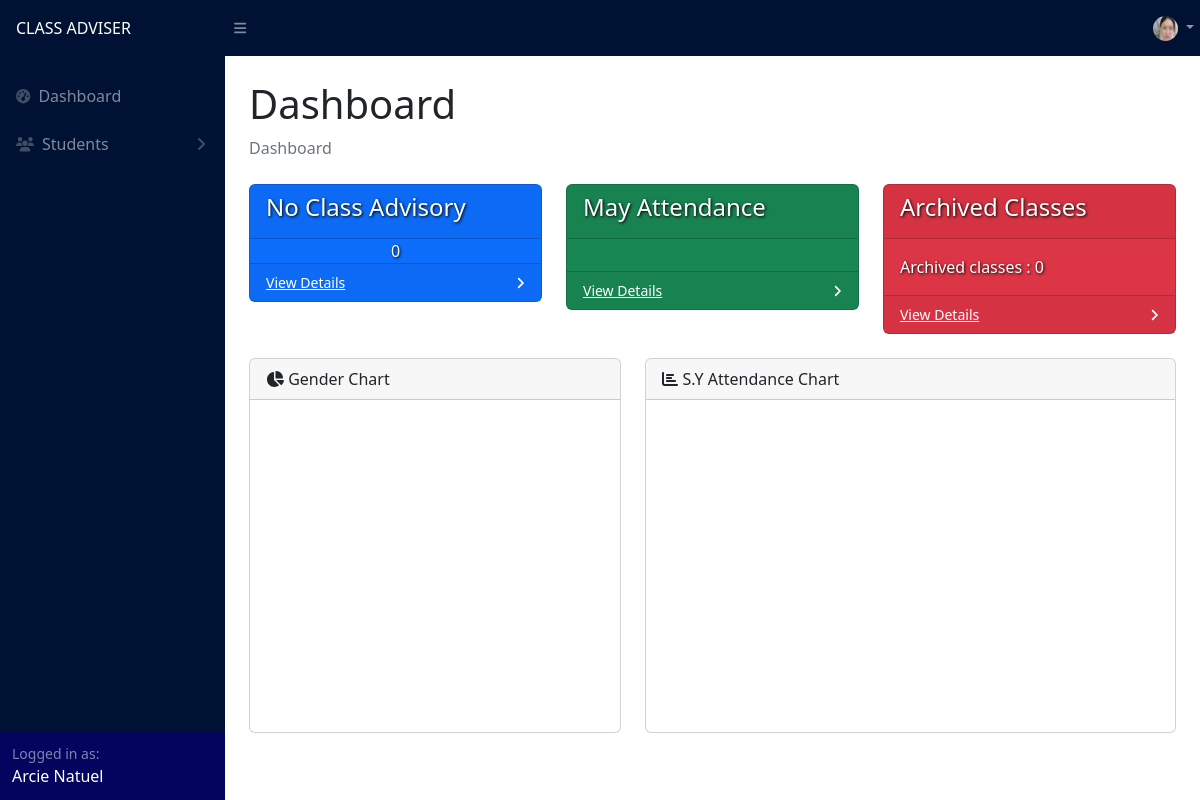
Before: /adviser/dashboard.php (signed in) with the older database file.
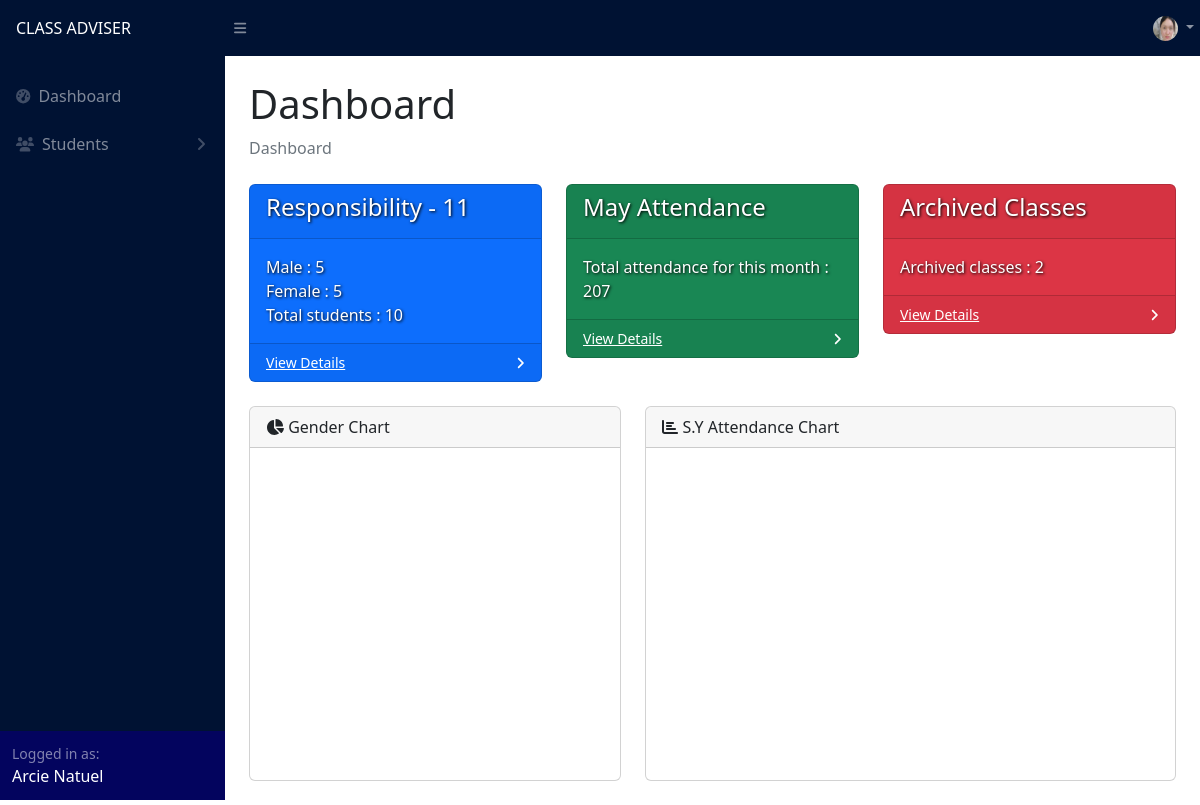
After: the same page with the newer database file.
### tables this page shows
CREATE TABLE `section` (
  `id` int(11) NOT NULL,
  `name` varchar(255) NOT NULL,
  `track` varchar(255) NOT NULL,
  `strand` varchar(255) NOT NULL,
  `grade` int(255) NOT NULL,
  `adviser_id` int(11) NOT NULL,
  `adviser` varchar(255) NOT NULL,
  `school_year_id` int(11) NOT NULL,
  `school_year` varchar(255) NOT NULL,
  `is_archived` tinyint(4) NOT NULL
);

### adviser/dashboard.php (the view, shortened to what the changed rows need)
<?php
include("../config.php");
?>
<!DOCTYPE html>
<html lang="en">
<head>
    <link href="https://cdn.jsdelivr.net/npm/simple-datatables@7.1.2/dist/style.min.css" rel="stylesheet" />
    <link href="../css/styles.css" rel="stylesheet" />
    <link rel="stylesheet" href="https://cdn.jsdelivr.net/npm/bootstrap-icons@1.3.0/font/bootstrap-icons.css">
</head>
<body class="sb-nav-fixed">
    <?php include("navigation.php") ?>
    <div id="layoutSidenav_content">
        <main>
            <div class="container-fluid px-4">
                <h1 class="mt-4">Dashboard</h1>
                <div class="row">
                    <?php
                    $id = $_SESSION['id'];
                    $advised = "SELECT * FROM user WHERE id = '$id'";
                    $advisedResult = $conn->query($advised);
                    $advisedRow = $advisedResult->fetch_assoc();
                    $sy = "SELECT * FROM school_year WHERE is_archived = 0";
                    $syResult = $conn->query($sy);
                    if ($syResult->num_rows > 0) {
                        $syRow = $syResult->fetch_assoc();
                        $school_year_id = $syRow['id'];
                    }
                    if ($advisedRow['section'] != "") {
                    ?>
                        <div class="col-xl-4 col-md-6">
                            <div class="card bg-primary text-white mb-4">
                                <div class="card-header">
                                    <h4 style="text-shadow: 1px 1px 3px black;">
                                        <?php
                                        $section = "SELECT * FROM section WHERE adviser_id = '$id' AND is_archived = 0 AND school_year_id = '$school_year_id'";
                                        $sectionResult = $conn->query($section);
                                        $sectionRow = $sectionResult->fetch_assoc();
                                        $sectionName = $sectionRow['name'];
                                        echo $sectionRow['name'] . " - " . $sectionRow['grade'];
                                        ?>
                                    </h4>
                                </div>
                                <div class="card-body">
                                    <span style="text-shadow: 1px 1px 3px black;" class="fs-6">
                                        <?php
                                        $lalaki = "SELECT * FROM student WHERE section = '$sectionName' AND sex = 'M' AND is_archived = 0 AND school_year_id = $school_year_id";
                                        $lalakiResult = $conn->query($lalaki);
                                        $lalakiCount = $lalakiResult->num_rows;
                                        $babae = "SELECT * FROM student WHERE section = '$sectionName' AND sex = 'F' AND is_archived = 0 AND school_year_id = $school_year_id";
                                        $babaeResult = $conn->query($babae);
                                        $babaeCount = $babaeResult->num_rows;
                                        echo 'Male : ' . $lalakiCount . '<br>';
                                        echo 'Female : ' . $babaeCount . '<br>';
                                        echo 'Total students : ' . $lalakiCount + $babaeCount;
                                        ?>
                                    </span>
                                </div>
                                <div class="card-footer d-flex align-items-center justify-content-between">
                                    <a class="small text-white stretched-link" href="student_table.php">View Details</a>
                                    <div class="small text-white"><i class="fas fa-angle-right"></i></div>
                                </div>
                            </div>
                        </div>
                    <?php
                    } else { ?>
                        <div class="col-xl-4 col-md-6">
                            <div class="card bg-primary text-white mb-4">
                                <div class="card-header">
                                    <h4 style="text-shadow: 1px 1px 3px black;">No Class Advisory</h4>
                                </div>
                                <div class="card-body text-center p-0">
                                    <span class="fs-6" style="text-shadow: 1px 1px 3px black;">0</span>
                                </div>
                                <div class="card-footer d-flex align-items-center justify-content-between">
                                    <a class="small text-white stretched-link" href="student_table.php">View Details</a>
                                    <div class="small text-white"><i class="fas fa-angle-right"></i></div>
                                </div>
                            </div>
                        </div>
                    <?php
                    }
                    ?>
                    <div class="col-xl-4 col-md-6">
                        <div class="card bg-success text-white mb-4">
                            <div class="card-body">
                                <?php
                                $currentMonth = date('m');
                                $section = $_SESSION['section'];
                                if ($syResult->num_rows > 0) {
                                    $attendance = "SELECT * FROM sf2 WHERE `student_section` = '$section' AND attendance_month = '$currentMonth' AND school_year_id = $school_year_id";
                                    $attendanceResult = $conn->query($attendance);
                                    $attendanceCount = $attendanceResult->num_rows; ?>
                                    <span class="fs-6" style="text-shadow: 1px 1px 3px black;">Total attendance for this month : <?php echo $attendanceCount ?></span>
                                <?php }
                                ?>
                            </div>
                        </div>
                    </div>
                    <div class="col-xl-4 col-md-6">
                        <div class="card bg-danger text-white mb-4">
                            <div class="card-body">
                                <?php
                                $archivedClasses = "SELECT * FROM section WHERE adviser_id = '$id' AND is_archived = 1";
                                $archivedClassesResult = $conn->query($archivedClasses);
                                $archivedClassesCount = $archivedClassesResult->num_rows;
                                ?>
                                <span class="fs-6" style="text-shadow: 1px 1px 3px black;">Archived classes : <?php echo $archivedClassesCount ?></span>
                            </div>
                        </div>
                    </div>
                </div>
            </div>
        </main>
    </div>
    </div>
</body>
</html>

Changed rows visible on the page:
changed user: section empty → "Responsibility" (drawn)
added section: name "Responsibility", grade "11"
Other visible differences:
$lalakiCount: (not shown) → "5"
$babaeCount: (not shown) → "5"
$lalakiCount + $babaeCount: (not shown) → "10"
$attendanceCount: (not shown) → "207"
$archivedClassesCount: "0" → "2"
text no longer shown: "No Class Advisory 0"
text now shown: "- Male : Female : Total students : Total attendance for this month :"
